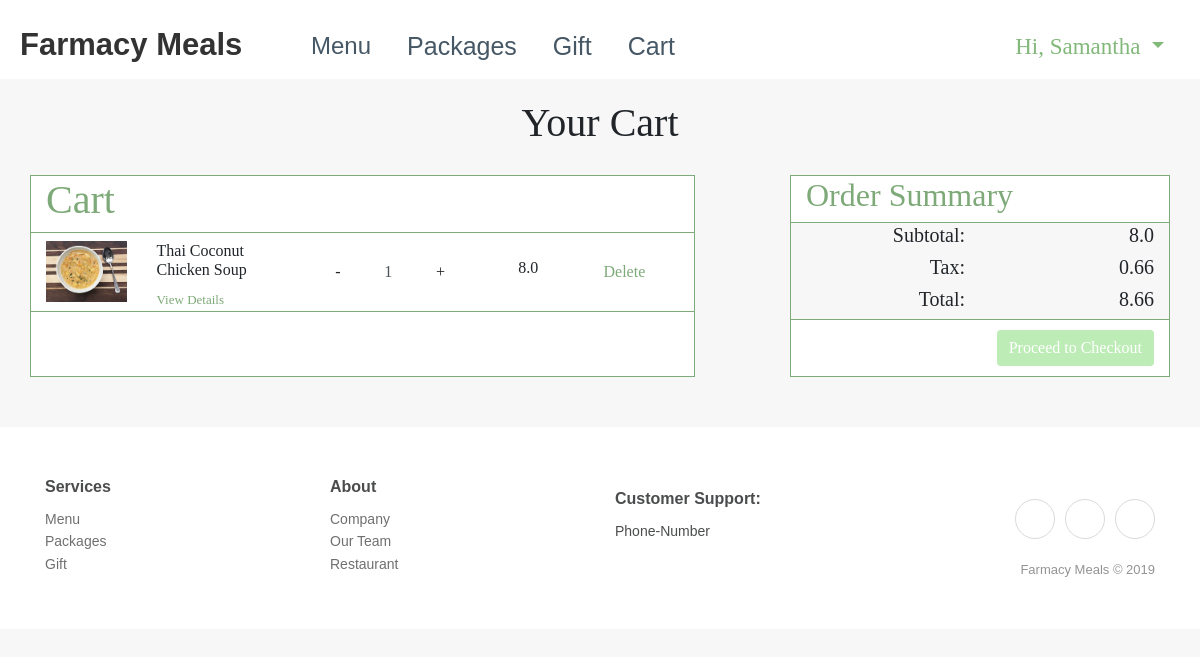
/cart (signed in), run on the app's committed database.
### app/models.py (models this page shows, shortened)
class UserModel(UserMixin, db.Model):
    __tablename__ = "user"
    id = db.Column(db.Integer, primary_key=True)
    username = db.Column(db.String(64), index=True)
    email = db.Column(db.String(120), index=True, unique=True)
    password_hash = db.Column(db.String(128))
    first_name = db.Column(db.String(64), index=True, unique=False)
    last_name = db.Column(db.String(64), index=True, unique=False)
    address_line_1 = db.Column(db.String(64), index=True, unique=False)
    address_line_2 = db.Column(db.String(64), index=True, unique=False)
    city = db.Column(db.String(64), index=True, unique=False)
    state = db.Column(db.String(64), index=True, unique=False)
    zip_code = db.Column(db.String(64), index=True, unique=False)
    phone_number = db.Column(db.String(64), index=True, unique=False)
    picture = db.Column(db.String(64), index=True, unique=False)
    orders = db.relationship('OrderModel', backref='previous_orders')
    items = db.relationship('ItemModel', backref='my_items')
    system_controller_id = db.Column(db.Integer, db.ForeignKey('system.id'))
    def __repr__(self):
        return '<User {}>'.format(self.username)

class ItemModel(db.Model):
    __tablename__ = "item"
    id = db.Column(db.Integer, primary_key=True)
    name = db.Column(db.String(64), index=True, unique=False)
    cost = db.Column(db.Float, unique=False)
    picture_path = db.Column(db.String(64), index=True, unique=False)
    quantity = db.Column(db.Integer, index=True, unique=False)
    user_id = db.Column(db.Integer, db.ForeignKey('user.id'))
    order_id = db.Column(db.Integer, db.ForeignKey('order.id'))

### app/routes.py (the view)
@app.route('/cart', methods=['GET', 'POST'])
def cart():
    user = UserModel.query.filter_by(username=current_user.username).first_or_404()
    print(user)
    subtotal = 0
    for item in user.items:
        subtotal = subtotal + (item.cost * item.quantity)
    subtotal = round(subtotal, 2)
    tax = subtotal * .0825
    tax = round(tax, 2)
    total = tax + subtotal
    total = round(total, 2)
    return render_template('cart.html', user_items = user.items, num_user_items = len(user.items), subtotal=subtotal, tax = tax, total = total)

### app/models.py (called while the page is built)
@login.user_loader
def load_user(id):
    return UserModel.query.get(int(id))

### app/templates/cart.html (shortened to what this page needs)
{% extends "base.html" %}
{% block css %}
<link rel="stylesheet" href="{{ url_for('static', filename='css/cart.styles.min.css') }}">
{% endblock %}
{% block content %}
<div>
    <div class="container" style="font-family: 'Noto Serif KR', serif; padding-bottom:50px;">
            <div class="row">
                <div class="col" style="border: 10px;">
                    <h1 class="text-center" style="padding: 20px;">Your Cart</h1>
                </div>
            </div>
            <div class="row">
                <div class="col-sm-12 col-md-7 col-lg-7 col-xl-7 offset-md-0 offset-lg-0 offset-xl-0" style="background-color: white;">
                    <div class="row">
                        <div class="col-md-12">
                            <h1 style="color: #7ea978;">Cart</h1>
                        </div>
                    </div>
                    {% if num_user_items == 0 %}
                    <div class="row d-flex d-sm-flex d-xl-flex">
                        <div class="col">
                            <h2 style="color: black; text-align: center; padding-top: 40px">Empty</h2>
                        </div>
                    </div>
                    {% else %}
                    {% for i in range(num_user_items) %}
                    <div class="row d-flex d-sm-flex d-xl-flex justify-content-center align-items-center justify-content-sm-center align-items-sm-center justify-content-xl-center align-items-xl-center">
                        <div class="col d-xl-flex justify-content-xl-center align-items-xl-center"><img class="img-fluid" src="{{ url_for('static', filename='/img/menuPage/chunckySoup.jpg') }}"></div>
                        <div class="col-3 col-sm-3">
                            <h6>{{ user_items[i].name }}</h6><a href="#" style="font-size: 13px;">View Details</a></div>
                        <div class="col-3">
                            <div class="d-flex align-items-center">
                                <div class="btn btn-items btn-items-decrease">-</div>
                                    <input type="text" value="{{ user_items[i].quantity }}" class="form-control text-center border-0 border-md input-items">
                                <div class="btn btn-items btn-items-increase">+</div>
                            </div>
                        </div>
                        <div class="col">
                            <h6 class="text-center">{{user_items[i].cost * user_items[i].quantity}}</h6>
                        </div>
                        <div class="col"><a href="#" style="padding: 5px;">Delete</a></div>
                    </div>
                    {% endfor %}
                    {% endif %}
                </div>
                <div class="col-10 col-sm-8 col-md-4 col-lg-4 col-xl-4 offset-1 offset-sm-2 offset-md-1 offset-lg-1 offset-xl-1">
                    <div class="row" style="background-color: white;">
                        <div class="col-12 col-sm-12">
                            <h2>Order Summary</h2>
                        </div>
                    </div>
                    <div class="row" style="border-left: 1px solid;border-right: 1px solid;border-color: #7ea978; text-align: right;">
                        <div class="col-6 col-sm-6 col-md-6 col-lg-6 col-xl-6">
                            <h5>Subtotal:</h5>
                            <h5>Tax:</h5>
                            <h5>Total:</h5>
                        </div>
                        <div class="col-6 col-sm-6 col-md-6 col-lg-6 col-xl-6" style="text-align: right;">
                            <h5>{{ subtotal }}</h5>
                            <h5>{{ tax }}</h5>
                            <h5>{{ total }}</h5>
                        </div>
                    </div>
                    <div class="row" style="background-color: white;">
                        <div class="col-lg-12 offset-xl-0 text-right" style="padding-top: 10px;padding-bottom: 10px;border: 1px solid;border-color: #7ea978;"><button class="btn btn-primary" onclick="location.href='/checkout'" style="border: none;" type="button">Proceed to Checkout</button></div>
                    </div>
                </div>
            </div>
        </div>
    </div>
{% endblock %}

### app/templates/base.html (shortened to what this page needs)
<!DOCTYPE html>
<html class="text-dark">
<head>
    <link rel="stylesheet" href="https://cdnjs.cloudflare.com/ajax/libs/twitter-bootstrap/4.3.1/css/bootstrap.min.css">
    <link rel="stylesheet" href="https://cdnjs.cloudflare.com/ajax/libs/ionicons/2.0.1/css/ionicons.min.css">
    <link rel="stylesheet" href="{{ url_for('static', filename='css/base.styles.min.css') }}">
    {% block css %} {% endblock %}
</head>
<body>
    <div>
        <nav class="navbar navbar-light navbar-expand-lg navigation-clean-button" style="padding: 14px;">
            <div class="container-fluid"><a class="navbar-brand" href="/"
                    style="height: 35px;margin: 0px;font-size: 31px; width: 253px;padding: 0px;">Farmacy
                    Meals</a>
                <div class="collapse navbar-collapse flex-shrink-1" id="navcol-1">
                    <ul class="nav navbar-nav">
                        <li class="nav-item" role="presentation"><a class="nav-link" href="/menu"
                                style="font-size: 24px;">Menu</a></li>
                        <li class="nav-item" role="presentation"><a class="nav-link" href="/packages"
                                style="font-size: 25px;">Packages</a></li>
                        <li class="nav-item" role="presentation"><a class="nav-link" href="/gift"
                                style="font-size: 25px;">Gift</a></li>
                        <li class="nav-item" role="presentation"><a class="nav-link" href="/cart"
                                style="font-size: 25px;">Cart</a></li>
                    </ul>
                    {% if current_user.username %}
                    <div class="nav-item dropdown ml-auto" style="font-size: 23px; font-family: 'Noto Serif KR', serif;"><a
                            class="dropdown-toggle nav-link" data-toggle="dropdown" aria-expanded="false"
                            style="color:#82b87a;" href="#">Hi,
                            {{ current_user.first_name }}&nbsp;</a>
                    </div>
                    {% else %}
                    </ul>
                    <span class="ml-auto navbar-text actions"> <a class="btn btn-light action-button" role="button"
                            href="/login" style="background-color: #bdecb6;">Log in</a></span>
                    {% endif %}
                </div>
            </div>
        </nav>
    </div>
    {% block content %} {% endblock %}
    <div class="footer-clean">
        <footer>
            <div class="container">
                <div class="row">
                    <div class="col-sm-4 col-md-3 item">
                        <h3>Services</h3>
                        <ul>
                            <li><a href="#">Menu</a></li>
                            <li><a href="#">Packages</a></li>
                            <li><a href="#">Gift</a></li>
                        </ul>
                    </div>
                    <div class="col-sm-4 col-md-3 item">
                        <h3>About</h3>
                        <ul>
                            <li><a href="#">Company</a></li>
                            <li><a href="#">Our Team</a></li>
                            <li><a href="#">Restaurant</a></li>
                        </ul>
                    </div>
                    <div class="col-sm-4 col-md-3 item">
                        <h3>Customer Support:</h3>
                        <ul>
                            <li>Phone-Number</li>
                        </ul>
                    </div>
                    <div class="col-lg-3 item social"><a href="#"></a><a
                            href="#"></a><a href="#"></a>
                        <p class="copyright">Farmacy Meals © 2019</p>
                    </div>
                </div>
            </div>
        </footer>
    </div>
</body>

### data on the page
UserModel: first_name "Samantha"
ItemModel: name "Thai Coconut Chicken Soup", quantity "1", user_items[i].cost*user_items[i].quantity "8.0"

### other printed values
{{ subtotal }} "8.0"
{{ tax }} "0.66"
{{ total }} "8.66"
